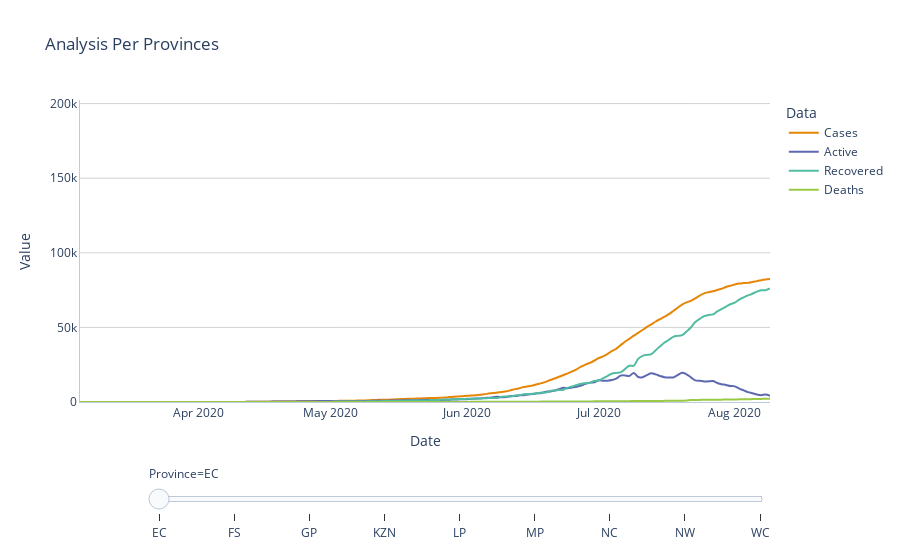

The cell this chart's notebook holds for it:
### Code cell
fig_analaysis_prov2 = px.line(analysis_states, title='Analysis Per Provinces',
             x='Date', y='Value', color='Data', animation_frame='Province',
             line_shape='spline', range_y=[0, max_states],
             color_discrete_sequence=colour_series)

fig_analaysis_prov2.update_layout(plot_bgcolor="#FFF")
fig_analaysis_prov2.update_xaxes(linecolor="#BCCCDC")
fig_analaysis_prov2.update_yaxes(linecolor="#BCCCDC", gridcolor='#D3D3D3')

fig_analaysis_prov2.update_xaxes(showspikes=True, spikesnap="cursor", spikemode="across", spikethickness=1)
fig_analaysis_prov2.update_yaxes(showspikes=True, spikethickness=1)
fig_analaysis_prov2.update_layout(spikedistance=1000, hoverdistance=100)

fig_analaysis_prov2.update_traces(hovertemplate=template_h)
fig_analaysis_prov2.update_layout(hovermode="x")
fig_analaysis_prov2["layout"].pop("updatemenus") # remove play controls

fig_analaysis_prov2.show()
#plot_analsysis_prov2 = plot(fig_analaysis_prov2, output_type='div', include_plotlyjs=False, auto_play=False)

### Figure 1 — Plotly figure (JSON) as saved in the notebook; plotly's stock layout.template omitted (floating-point values rounded to 4 significant figures; data arrays with more than 128 entries replaced by an {"elided": "..."} marker saying what was removed)
{"data": [{"hovertemplate": "%{y}", "legendgroup": "Cases", "line": {"color": "rgb(229, 134, 6)", "dash": "solid", "shape": "spline"}, "mode": "lines", "name": "Cases", "showlegend": true, "type": "scatter", "x": {"elided": "158 str values"}, "xaxis": "x", "y": {"elided": "158 int values"}, "yaxis": "y"}, {"hovertemplate": "%{y}", "legendgroup": "Active", "line": {"color": "rgb(93, 105, 177)", "dash": "solid", "shape": "spline"}, "mode": "lines", "name": "Active", "showlegend": true, "type": "scatter", "x": {"elided": "158 str values"}, "xaxis": "x", "y": {"elided": "158 int values"}, "yaxis": "y"}, {"hovertemplate": "%{y}", "legendgroup": "Recovered", "line": {"color": "rgb(82, 188, 163)", "dash": "solid", "shape": "spline"}, "mode": "lines", "name": "Recovered", "showlegend": true, "type": "scatter", "x": {"elided": "158 str values"}, "xaxis": "x", "y": {"elided": "158 int values"}, "yaxis": "y"}, {"hovertemplate": "%{y}", "legendgroup": "Deaths", "line": {"color": "rgb(153, 201, 69)", "dash": "solid", "shape": "spline"}, "mode": "lines", "name": "Deaths", "showlegend": true, "type": "scatter", "x": {"elided": "158 str values"}, "xaxis": "x", "y": {"elided": "158 int values"}, "yaxis": "y"}], "layout": {"hoverdistance": 100, "hovermode": "x", "legend": {"title": {"text": "Data"}, "tracegroupgap": 0}, "plot_bgcolor": "#FFF", "sliders": [{"active": 0, "currentvalue": {"prefix": "Province="}, "len": 0.9, "pad": {"b": 10, "t": 60}, "steps": [{"args": [["EC"], {"frame": {"duration": 0, "redraw": false}, "fromcurrent": true, "mode": "immediate", "transition": {"duration": 0, "easing": "linear"}}], "label": "EC", "method": "animate"}, {"args": [["FS"], {"frame": {"duration": 0, "redraw": false}, "fromcurrent": true, "mode": "immediate", "transition": {"duration": 0, "easing": "linear"}}], "label": "FS", "method": "animate"}, {"args": [["GP"], {"frame": {"duration": 0, "redraw": false}, "fromcurrent": true, "mode": "immediate", "transition": {"duration": 0, "easing": "linear"}}], "label": "GP", "method": "animate"}, {"args": [["KZN"], {"frame": {"duration": 0, "redraw": false}, "fromcurrent": true, "mode": "immediate", "transition": {"duration": 0, "easing": "linear"}}], "label": "KZN", "method": "animate"}, {"args": [["LP"], {"frame": {"duration": 0, "redraw": false}, "fromcurrent": true, "mode": "immediate", "transition": {"duration": 0, "easing": "linear"}}], "label": "LP", "method": "animate"}, {"args": [["MP"], {"frame": {"duration": 0, "redraw": false}, "fromcurrent": true, "mode": "immediate", "transition": {"duration": 0, "easing": "linear"}}], "label": "MP", "method": "animate"}, {"args": [["NC"], {"frame": {"duration": 0, "redraw": false}, "fromcurrent": true, "mode": "immediate", "transition": {"duration": 0, "easing": "linear"}}], "label": "NC", "method": "animate"}, {"args": [["NW"], {"frame": {"duration": 0, "redraw": false}, "fromcurrent": true, "mode": "immediate", "transition": {"duration": 0, "easing": "linear"}}], "label": "NW", "method": "animate"}, {"args": [["WC"], {"frame": {"duration": 0, "redraw": false}, "fromcurrent": true, "mode": "immediate", "transition": {"duration": 0, "easing": "linear"}}], "label": "WC", "method": "animate"}], "x": 0.1, "xanchor": "left", "y": 0, "yanchor": "top"}], "spikedistance": 1000, "title": {"text": "Analysis Per Provinces"}, "xaxis": {"anchor": "y", "domain": [0, 1], "linecolor": "#BCCCDC", "showspikes": true, "spikemode": "across", "spikesnap": "cursor", "spikethickness": 1, "title": {"text": "Date"}}, "yaxis": {"anchor": "x", "domain": [0, 1], "gridcolor": "#D3D3D3", "linecolor": "#BCCCDC", "range": [0, 202400.0], "showspikes": true, "spikethickness": 1, "title": {"text": "Value"}}}}
